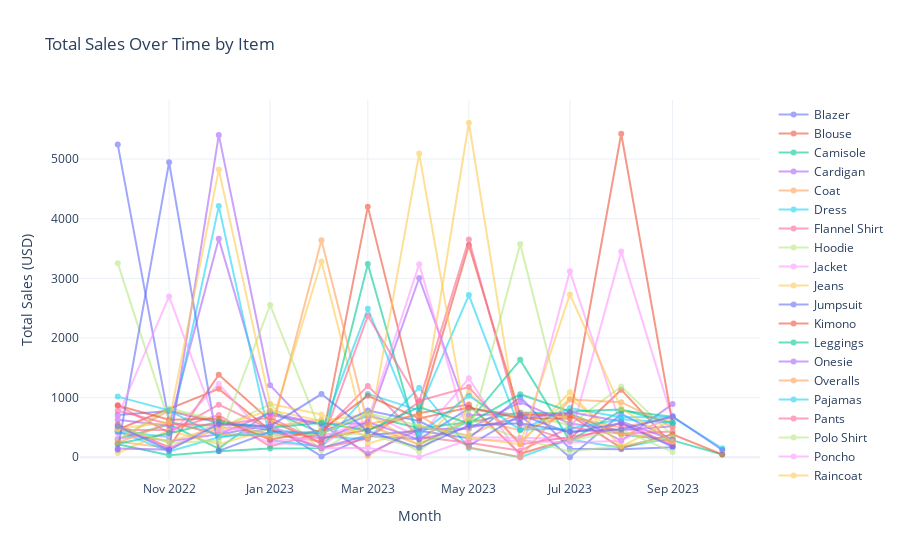

The cell this chart's notebook holds for it:
### Code cell
retail_df['month'] = pd.to_datetime(retail_df['date']).dt.to_period("M")
ts_sales = retail_df.groupby(['item', 'month']).agg(
    Total_Sales=('amount_usd', 'sum')
).reset_index()
ts_sales['month'] = ts_sales['month'].dt.to_timestamp()

# Plotly graph Time Series
fig = go.Figure()

for item in ts_sales['item'].unique():
    item_data = ts_sales[ts_sales['item'] == item]
    fig.add_trace(go.Scatter(
        x=item_data['month'],
        y=item_data['Total_Sales'],
        mode='lines+markers',
        name=item,
        hoverinfo='text',
        text=[f"Item: {item}<br>Sales: ${val}" for val in item_data['Total_Sales']],
        line=dict(width=2),
        opacity=0.6
    ))

fig.update_layout(
    title="Total Sales Over Time by Item",
    xaxis_title="Month",
    yaxis_title="Total Sales (USD)",
    hovermode='x unified',
    template='plotly_white',
    height=500
)

fig.show()

### Figure 1 — Plotly figure (JSON) as saved in the notebook; plotly's stock layout.template omitted (floating-point values rounded to 4 significant figures)
{"data": [{"hoverinfo": "text", "line": {"width": 2}, "mode": "lines+markers", "name": "Blazer", "opacity": 0.6, "text": ["Item: Blazer<br>Sales: $5246.0", "Item: Blazer<br>Sales: $599.0", "Item: Blazer<br>Sales: $378.0", "Item: Blazer<br>Sales: $549.0", "Item: Blazer<br>Sales: $14.0", "Item: Blazer<br>Sales: $358.0", "Item: Blazer<br>Sales: $304.0", "Item: Blazer<br>Sales: $817.0", "Item: Blazer<br>Sales: $701.0", "Item: Blazer<br>Sales: $0.0", "Item: Blazer<br>Sales: $727.0", "Item: Blazer<br>Sales: $292.0"], "type": "scatter", "x": ["2022-10-01T00:00:00", "2022-11-01T00:00:00", "2022-12-01T00:00:00", "2023-01-01T00:00:00", "2023-02-01T00:00:00", "2023-03-01T00:00:00", "2023-04-01T00:00:00", "2023-05-01T00:00:00", "2023-06-01T00:00:00", "2023-07-01T00:00:00", "2023-08-01T00:00:00", "2023-09-01T00:00:00"], "y": [5246, 599, 378, 549, 14, 358, 304, 817, 701, 0, 727, 292]}, {"hoverinfo": "text", "line": {"width": 2}, "mode": "lines+markers", "name": "Blouse", "opacity": 0.6, "text": ["Item: Blouse<br>Sales: $548.0", "Item: Blouse<br>Sales: $166.0", "Item: Blouse<br>Sales: $1384.0", "Item: Blouse<br>Sales: $614.0", "Item: Blouse<br>Sales: $229.0", "Item: Blouse<br>Sales: $4202.0", "Item: Blouse<br>Sales: $740.0", "Item: Blouse<br>Sales: $884.0", "Item: Blouse<br>Sales: $58.0", "Item: Blouse<br>Sales: $306.0", "Item: Blouse<br>Sales: $1133.0", "Item: Blouse<br>Sales: $208.0"], "type": "scatter", "x": ["2022-10-01T00:00:00", "2022-11-01T00:00:00", "2022-12-01T00:00:00", "2023-01-01T00:00:00", "2023-02-01T00:00:00", "2023-03-01T00:00:00", "2023-04-01T00:00:00", "2023-05-01T00:00:00", "2023-06-01T00:00:00", "2023-07-01T00:00:00", "2023-08-01T00:00:00", "2023-09-01T00:00:00"], "y": [548, 166, 1384, 614, 229, 4202, 740, 884, 58, 306, 1133, 208]}, {"hoverinfo": "text", "line": {"width": 2}, "mode": "lines+markers", "name": "Camisole", "opacity": 0.6, "text": ["Item: Camisole<br>Sales: $302.0", "Item: Camisole<br>Sales: $553.0", "Item: Camisole<br>Sales: $145.0", "Item: Camisole<br>Sales: $775.0", "Item: Camisole<br>Sales: $403.0", "Item: Camisole<br>Sales: $695.0", "Item: Camisole<br>Sales: $485.0", "Item: Camisole<br>Sales: $585.0", "Item: Camisole<br>Sales: $749.0", "Item: Camisole<br>Sales: $735.0", "Item: Camisole<br>Sales: $380.0", "Item: Camisole<br>Sales: $283.0", "Item: Camisole<br>Sales: $46.0"], "type": "scatter", "x": ["2022-10-01T00:00:00", "2022-11-01T00:00:00", "2022-12-01T00:00:00", "2023-01-01T00:00:00", "2023-02-01T00:00:00", "2023-03-01T00:00:00", "2023-04-01T00:00:00", "2023-05-01T00:00:00", "2023-06-01T00:00:00", "2023-07-01T00:00:00", "2023-08-01T00:00:00", "2023-09-01T00:00:00", "2023-10-01T00:00:00"], "y": [302, 553, 145, 775, 403, 695, 485, 585, 749, 735, 380, 283, 46]}, {"hoverinfo": "text", "line": {"width": 2}, "mode": "lines+markers", "name": "Cardigan", "opacity": 0.6, "text": ["Item: Cardigan<br>Sales: $413.0", "Item: Cardigan<br>Sales: $270.0", "Item: Cardigan<br>Sales: $387.0", "Item: Cardigan<br>Sales: $741.0", "Item: Cardigan<br>Sales: $562.0", "Item: Cardigan<br>Sales: $566.0", "Item: Cardigan<br>Sales: $3005.0", "Item: Cardigan<br>Sales: $704.0", "Item: Cardigan<br>Sales: $731.0", "Item: Cardigan<br>Sales: $722.0", "Item: Cardigan<br>Sales: $278.0", "Item: Cardigan<br>Sales: $891.0"], "type": "scatter", "x": ["2022-10-01T00:00:00", "2022-11-01T00:00:00", "2022-12-01T00:00:00", "2023-01-01T00:00:00", "2023-02-01T00:00:00", "2023-03-01T00:00:00", "2023-04-01T00:00:00", "2023-05-01T00:00:00", "2023-06-01T00:00:00", "2023-07-01T00:00:00", "2023-08-01T00:00:00", "2023-09-01T00:00:00"], "y": [413, 270, 387, 741, 562, 566, 3005, 704, 731, 722, 278, 891]}, {"hoverinfo": "text", "line": {"width": 2}, "mode": "lines+markers", "name": "Coat", "opacity": 0.6, "text": ["Item: Coat<br>Sales: $262.0", "Item: Coat<br>Sales: $154.0", "Item: Coat<br>Sales: $486.0", "Item: Coat<br>Sales: $515.0", "Item: Coat<br>Sales: $627.0", "Item: Coat<br>Sales: $24.0", "Item: Coat<br>Sales: $528.0", "Item: Coat<br>Sales: $364.0", "Item: Coat<br>Sales: $744.0", "Item: Coat<br>Sales: $678.0", "Item: Coat<br>Sales: $501.0", "Item: Coat<br>Sales: $671.0"], "type": "scatter", "x": ["2022-10-01T00:00:00", "2022-11-01T00:00:00", "2022-12-01T00:00:00", "2023-01-01T00:00:00", "2023-02-01T00:00:00", "2023-03-01T00:00:00", "2023-04-01T00:00:00", "2023-05-01T00:00:00", "2023-06-01T00:00:00", "2023-07-01T00:00:00", "2023-08-01T00:00:00", "2023-09-01T00:00:00"], "y": [262, 154, 486, 515, 627, 24, 528, 364, 744, 678, 501, 671]}, {"hoverinfo": "text", "line": {"width": 2}, "mode": "lines+markers", "name": "Dress", "opacity": 0.6, "text": ["Item: Dress<br>Sales: $438.0", "Item: Dress<br>Sales: $98.0", "Item: Dress<br>Sales: $335.0", "Item: Dress<br>Sales: $484.0", "Item: Dress<br>Sales: $346.0", "Item: Dress<br>Sales: $301.0", "Item: Dress<br>Sales: $1167.0", "Item: Dress<br>Sales: $156.0", "Item: Dress<br>Sales: $0.0", "Item: Dress<br>Sales: $298.0", "Item: Dress<br>Sales: $159.0", "Item: Dress<br>Sales: $325.0"], "type": "scatter", "x": ["2022-10-01T00:00:00", "2022-11-01T00:00:00", "2022-12-01T00:00:00", "2023-01-01T00:00:00", "2023-02-01T00:00:00", "2023-03-01T00:00:00", "2023-04-01T00:00:00", "2023-05-01T00:00:00", "2023-06-01T00:00:00", "2023-07-01T00:00:00", "2023-08-01T00:00:00", "2023-09-01T00:00:00"], "y": [438, 98, 335, 484, 346, 301, 1167, 156, 0, 298, 159, 325]}, {"hoverinfo": "text", "line": {"width": 2}, "mode": "lines+markers", "name": "Flannel Shirt", "opacity": 0.6, "text": ["Item: Flannel Shirt<br>Sales: $457.0", "Item: Flannel Shirt<br>Sales: $458.0", "Item: Flannel Shirt<br>Sales: $707.0", "Item: Flannel Shirt<br>Sales: $183.0", "Item: Flannel Shirt<br>Sales: $405.0", "Item: Flannel Shirt<br>Sales: $1196.0", "Item: Flannel Shirt<br>Sales: $343.0", "Item: Flannel Shirt<br>Sales: $244.0", "Item: Flannel Shirt<br>Sales: $109.0", "Item: Flannel Shirt<br>Sales: $497.0", "Item: Flannel Shirt<br>Sales: $394.0", "Item: Flannel Shirt<br>Sales: $433.0"], "type": "scatter", "x": ["2022-10-01T00:00:00", "2022-11-01T00:00:00", "2022-12-01T00:00:00", "2023-01-01T00:00:00", "2023-02-01T00:00:00", "2023-03-01T00:00:00", "2023-04-01T00:00:00", "2023-05-01T00:00:00", "2023-06-01T00:00:00", "2023-07-01T00:00:00", "2023-08-01T00:00:00", "2023-09-01T00:00:00"], "y": [457, 458, 707, 183, 405, 1196, 343, 244, 109, 497, 394, 433]}, {"hoverinfo": "text", "line": {"width": 2}, "mode": "lines+markers", "name": "Hoodie", "opacity": 0.6, "text": ["Item: Hoodie<br>Sales: $3255.0", "Item: Hoodie<br>Sales: $588.0", "Item: Hoodie<br>Sales: $482.0", "Item: Hoodie<br>Sales: $887.0", "Item: Hoodie<br>Sales: $119.0", "Item: Hoodie<br>Sales: $562.0", "Item: Hoodie<br>Sales: $94.0", "Item: Hoodie<br>Sales: $791.0", "Item: Hoodie<br>Sales: $708.0", "Item: Hoodie<br>Sales: $544.0", "Item: Hoodie<br>Sales: $1186.0", "Item: Hoodie<br>Sales: $363.0"], "type": "scatter", "x": ["2022-10-01T00:00:00", "2022-11-01T00:00:00", "2022-12-01T00:00:00", "2023-01-01T00:00:00", "2023-02-01T00:00:00", "2023-03-01T00:00:00", "2023-04-01T00:00:00", "2023-05-01T00:00:00", "2023-06-01T00:00:00", "2023-07-01T00:00:00", "2023-08-01T00:00:00", "2023-09-01T00:00:00"], "y": [3255, 588, 482, 887, 119, 562, 94, 791, 708, 544, 1186, 363]}, {"hoverinfo": "text", "line": {"width": 2}, "mode": "lines+markers", "name": "Jacket", "opacity": 0.6, "text": ["Item: Jacket<br>Sales: $499.0", "Item: Jacket<br>Sales: $152.0", "Item: Jacket<br>Sales: $583.0", "Item: Jacket<br>Sales: $243.0", "Item: Jacket<br>Sales: $185.0", "Item: Jacket<br>Sales: $747.0", "Item: Jacket<br>Sales: $336.0", "Item: Jacket<br>Sales: $1323.0", "Item: Jacket<br>Sales: $0.0", "Item: Jacket<br>Sales: $3117.0", "Item: Jacket<br>Sales: $528.0", "Item: Jacket<br>Sales: $186.0"], "type": "scatter", "x": ["2022-10-01T00:00:00", "2022-11-01T00:00:00", "2022-12-01T00:00:00", "2023-01-01T00:00:00", "2023-02-01T00:00:00", "2023-03-01T00:00:00", "2023-04-01T00:00:00", "2023-05-01T00:00:00", "2023-06-01T00:00:00", "2023-07-01T00:00:00", "2023-08-01T00:00:00", "2023-09-01T00:00:00"], "y": [499, 152, 583, 243, 185, 747, 336, 1323, 0, 3117, 528, 186]}, {"hoverinfo": "text", "line": {"width": 2}, "mode": "lines+markers", "name": "Jeans", "opacity": 0.6, "text": ["Item: Jeans<br>Sales: $72.0", "Item: Jeans<br>Sales: $449.0", "Item: Jeans<br>Sales: $218.0", "Item: Jeans<br>Sales: $476.0", "Item: Jeans<br>Sales: $3283.0", "Item: Jeans<br>Sales: $226.0", "Item: Jeans<br>Sales: $482.0", "Item: Jeans<br>Sales: $5609.0", "Item: Jeans<br>Sales: $265.0", "Item: Jeans<br>Sales: $981.0", "Item: Jeans<br>Sales: $363.0", "Item: Jeans<br>Sales: $644.0"], "type": "scatter", "x": ["2022-10-01T00:00:00", "2022-11-01T00:00:00", "2022-12-01T00:00:00", "2023-01-01T00:00:00", "2023-02-01T00:00:00", "2023-03-01T00:00:00", "2023-04-01T00:00:00", "2023-05-01T00:00:00", "2023-06-01T00:00:00", "2023-07-01T00:00:00", "2023-08-01T00:00:00", "2023-09-01T00:00:00"], "y": [72, 449, 218, 476, 3283, 226, 482, 5609, 265, 981, 363, 644]}, {"hoverinfo": "text", "line": {"width": 2}, "mode": "lines+markers", "name": "Jumpsuit", "opacity": 0.6, "text": ["Item: Jumpsuit<br>Sales: $709.0", "Item: Jumpsuit<br>Sales: $776.0", "Item: Jumpsuit<br>Sales: $578.0", "Item: Jumpsuit<br>Sales: $455.0", "Item: Jumpsuit<br>Sales: $154.0", "Item: Jumpsuit<br>Sales: $367.0", "Item: Jumpsuit<br>Sales: $443.0", "Item: Jumpsuit<br>Sales: $320.0", "Item: Jumpsuit<br>Sales: $1009.0", "Item: Jumpsuit<br>Sales: $144.0", "Item: Jumpsuit<br>Sales: $133.0", "Item: Jumpsuit<br>Sales: $166.0"], "type": "scatter", "x": ["2022-10-01T00:00:00", "2022-11-01T00:00:00", "2022-12-01T00:00:00", "2023-01-01T00:00:00", "2023-02-01T00:00:00", "2023-03-01T00:00:00", "2023-04-01T00:00:00", "2023-05-01T00:00:00", "2023-06-01T00:00:00", "2023-07-01T00:00:00", "2023-08-01T00:00:00", "2023-09-01T00:00:00"], "y": [709, 776, 578, 455, 154, 367, 443, 320, 1009, 144, 133, 166]}, {"hoverinfo": "text", "line": {"width": 2}, "mode": "lines+markers", "name": "Kimono", "opacity": 0.6, "text": ["Item: Kimono<br>Sales: $465.0", "Item: Kimono<br>Sales: $1147.0", "Item: Kimono<br>Sales: $453.0", "Item: Kimono<br>Sales: $316.0", "Item: Kimono<br>Sales: $460.0", "Item: Kimono<br>Sales: $736.0", "Item: Kimono<br>Sales: $3557.0", "Item: Kimono<br>Sales: $703.0", "Item: Kimono<br>Sales: $705.0", "Item: Kimono<br>Sales: $158.0", "Item: Kimono<br>Sales: $384.0", "Item: Kimono<br>Sales: $46.0"], "type": "scatter", "x": ["2022-10-01T00:00:00", "2022-12-01T00:00:00", "2023-01-01T00:00:00", "2023-02-01T00:00:00", "2023-03-01T00:00:00", "2023-04-01T00:00:00", "2023-05-01T00:00:00", "2023-06-01T00:00:00", "2023-07-01T00:00:00", "2023-08-01T00:00:00", "2023-09-01T00:00:00", "2023-10-01T00:00:00"], "y": [465, 1147, 453, 316, 460, 736, 3557, 703, 705, 158, 384, 46]}, {"hoverinfo": "text", "line": {"width": 2}, "mode": "lines+markers", "name": "Leggings", "opacity": 0.6, "text": ["Item: Leggings<br>Sales: $217.0", "Item: Leggings<br>Sales: $34.0", "Item: Leggings<br>Sales: $99.0", "Item: Leggings<br>Sales: $147.0", "Item: Leggings<br>Sales: $153.0", "Item: Leggings<br>Sales: $3240.0", "Item: Leggings<br>Sales: $221.0", "Item: Leggings<br>Sales: $603.0", "Item: Leggings<br>Sales: $1633.0", "Item: Leggings<br>Sales: $275.0", "Item: Leggings<br>Sales: $785.0", "Item: Leggings<br>Sales: $680.0"], "type": "scatter", "x": ["2022-10-01T00:00:00", "2022-11-01T00:00:00", "2022-12-01T00:00:00", "2023-01-01T00:00:00", "2023-02-01T00:00:00", "2023-03-01T00:00:00", "2023-04-01T00:00:00", "2023-05-01T00:00:00", "2023-06-01T00:00:00", "2023-07-01T00:00:00", "2023-08-01T00:00:00", "2023-09-01T00:00:00"], "y": [217, 34, 99, 147, 153, 3240, 221, 603, 1633, 275, 785, 680]}, {"hoverinfo": "text", "line": {"width": 2}, "mode": "lines+markers", "name": "Onesie", "opacity": 0.6, "text": ["Item: Onesie<br>Sales: $628.0", "Item: Onesie<br>Sales: $527.0", "Item: Onesie<br>Sales: $3662.0", "Item: Onesie<br>Sales: $710.0", "Item: Onesie<br>Sales: $550.0", "Item: Onesie<br>Sales: $61.0", "Item: Onesie<br>Sales: $468.0", "Item: Onesie<br>Sales: $481.0", "Item: Onesie<br>Sales: $924.0", "Item: Onesie<br>Sales: $566.0", "Item: Onesie<br>Sales: $453.0", "Item: Onesie<br>Sales: $519.0"], "type": "scatter", "x": ["2022-10-01T00:00:00", "2022-11-01T00:00:00", "2022-12-01T00:00:00", "2023-01-01T00:00:00", "2023-02-01T00:00:00", "2023-03-01T00:00:00", "2023-04-01T00:00:00", "2023-05-01T00:00:00", "2023-06-01T00:00:00", "2023-07-01T00:00:00", "2023-08-01T00:00:00", "2023-09-01T00:00:00"], "y": [628, 527, 3662, 710, 550, 61, 468, 481, 924, 566, 453, 519]}, {"hoverinfo": "text", "line": {"width": 2}, "mode": "lines+markers", "name": "Overalls", "opacity": 0.6, "text": ["Item: Overalls<br>Sales: $293.0", "Item: Overalls<br>Sales: $787.0", "Item: Overalls<br>Sales: $595.0", "Item: Overalls<br>Sales: $388.0", "Item: Overalls<br>Sales: $263.0", "Item: Overalls<br>Sales: $553.0", "Item: Overalls<br>Sales: $205.0", "Item: Overalls<br>Sales: $652.0", "Item: Overalls<br>Sales: $452.0", "Item: Overalls<br>Sales: $706.0", "Item: Overalls<br>Sales: $406.0", "Item: Overalls<br>Sales: $274.0"], "type": "scatter", "x": ["2022-10-01T00:00:00", "2022-11-01T00:00:00", "2022-12-01T00:00:00", "2023-01-01T00:00:00", "2023-02-01T00:00:00", "2023-03-01T00:00:00", "2023-04-01T00:00:00", "2023-05-01T00:00:00", "2023-06-01T00:00:00", "2023-07-01T00:00:00", "2023-08-01T00:00:00", "2023-09-01T00:00:00"], "y": [293, 787, 595, 388, 263, 553, 205, 652, 452, 706, 406, 274]}, {"hoverinfo": "text", "line": {"width": 2}, "mode": "lines+markers", "name": "Pajamas", "opacity": 0.6, "text": ["Item: Pajamas<br>Sales: $442.0", "Item: Pajamas<br>Sales: $336.0", "Item: Pajamas<br>Sales: $4211.0", "Item: Pajamas<br>Sales: $286.0", "Item: Pajamas<br>Sales: $179.0", "Item: Pajamas<br>Sales: $1062.0", "Item: Pajamas<br>Sales: $786.0", "Item: Pajamas<br>Sales: $2719.0", "Item: Pajamas<br>Sales: $460.0", "Item: Pajamas<br>Sales: $824.0", "Item: Pajamas<br>Sales: $669.0", "Item: Pajamas<br>Sales: $673.0", "Item: Pajamas<br>Sales: $151.0"], "type": "scatter", "x": ["2022-10-01T00:00:00", "2022-11-01T00:00:00", "2022-12-01T00:00:00", "2023-01-01T00:00:00", "2023-02-01T00:00:00", "2023-03-01T00:00:00", "2023-04-01T00:00:00", "2023-05-01T00:00:00", "2023-06-01T00:00:00", "2023-07-01T00:00:00", "2023-08-01T00:00:00", "2023-09-01T00:00:00", "2023-10-01T00:00:00"], "y": [442, 336, 4211, 286, 179, 1062, 786, 2719, 460, 824, 669, 673, 151]}, {"hoverinfo": "text", "line": {"width": 2}, "mode": "lines+markers", "name": "Pants", "opacity": 0.6, "text": ["Item: Pants<br>Sales: $870.0", "Item: Pants<br>Sales: $412.0", "Item: Pants<br>Sales: $882.0", "Item: Pants<br>Sales: $473.0", "Item: Pants<br>Sales: $153.0", "Item: Pants<br>Sales: $313.0", "Item: Pants<br>Sales: $930.0", "Item: Pants<br>Sales: $3650.0", "Item: Pants<br>Sales: $552.0", "Item: Pants<br>Sales: $275.0", "Item: Pants<br>Sales: $576.0", "Item: Pants<br>Sales: $209.0"], "type": "scatter", "x": ["2022-10-01T00:00:00", "2022-11-01T00:00:00", "2022-12-01T00:00:00", "2023-01-01T00:00:00", "2023-02-01T00:00:00", "2023-03-01T00:00:00", "2023-04-01T00:00:00", "2023-05-01T00:00:00", "2023-06-01T00:00:00", "2023-07-01T00:00:00", "2023-08-01T00:00:00", "2023-09-01T00:00:00"], "y": [870, 412, 882, 473, 153, 313, 930, 3650, 552, 275, 576, 209]}, {"hoverinfo": "text", "line": {"width": 2}, "mode": "lines+markers", "name": "Polo Shirt", "opacity": 0.6, "text": ["Item: Polo Shirt<br>Sales: $292.0", "Item: Polo Shirt<br>Sales: $819.0", "Item: Polo Shirt<br>Sales: $617.0", "Item: Polo Shirt<br>Sales: $335.0", "Item: Polo Shirt<br>Sales: $392.0", "Item: Polo Shirt<br>Sales: $386.0", "Item: Polo Shirt<br>Sales: $149.0", "Item: Polo Shirt<br>Sales: $630.0", "Item: Polo Shirt<br>Sales: $311.0", "Item: Polo Shirt<br>Sales: $98.0", "Item: Polo Shirt<br>Sales: $192.0", "Item: Polo Shirt<br>Sales: $335.0"], "type": "scatter", "x": ["2022-10-01T00:00:00", "2022-11-01T00:00:00", "2022-12-01T00:00:00", "2023-01-01T00:00:00", "2023-02-01T00:00:00", "2023-03-01T00:00:00", "2023-04-01T00:00:00", "2023-05-01T00:00:00", "2023-06-01T00:00:00", "2023-07-01T00:00:00", "2023-08-01T00:00:00", "2023-09-01T00:00:00"], "y": [292, 819, 617, 335, 392, 386, 149, 630, 311, 98, 192, 335]}, {"hoverinfo": "text", "line": {"width": 2}, "mode": "lines+markers", "name": "Poncho", "opacity": 0.6, "text": ["Item: Poncho<br>Sales: $317.0", "Item: Poncho<br>Sales: $368.0", "Item: Poncho<br>Sales: $1228.0", "Item: Poncho<br>Sales: $270.0", "Item: Poncho<br>Sales: $339.0", "Item: Poncho<br>Sales: $617.0", "Item: Poncho<br>Sales: $3238.0", "Item: Poncho<br>Sales: $336.0", "Item: Poncho<br>Sales: $326.0", "Item: Poncho<br>Sales: $304.0", "Item: Poncho<br>Sales: $3448.0", "Item: Poncho<br>Sales: $631.0"], "type": "scatter", "x": ["2022-10-01T00:00:00", "2022-11-01T00:00:00", "2022-12-01T00:00:00", "2023-01-01T00:00:00", "2023-02-01T00:00:00", "2023-03-01T00:00:00", "2023-04-01T00:00:00", "2023-05-01T00:00:00", "2023-06-01T00:00:00", "2023-07-01T00:00:00", "2023-08-01T00:00:00", "2023-09-01T00:00:00"], "y": [317, 368, 1228, 270, 339, 617, 3238, 336, 326, 304, 3448, 631]}, {"hoverinfo": "text", "line": {"width": 2}, "mode": "lines+markers", "name": "Raincoat", "opacity": 0.6, "text": ["Item: Raincoat<br>Sales: $470.0", "Item: Raincoat<br>Sales: $267.0", "Item: Raincoat<br>Sales: $507.0", "Item: Raincoat<br>Sales: $790.0", "Item: Raincoat<br>Sales: $607.0", "Item: Raincoat<br>Sales: $725.0", "Item: Raincoat<br>Sales: $199.0", "Item: Raincoat<br>Sales: $1085.0", "Item: Raincoat<br>Sales: $228.0", "Item: Raincoat<br>Sales: $1090.0", "Item: Raincoat<br>Sales: $176.0", "Item: Raincoat<br>Sales: $633.0"], "type": "scatter", "x": ["2022-10-01T00:00:00", "2022-11-01T00:00:00", "2022-12-01T00:00:00", "2023-01-01T00:00:00", "2023-02-01T00:00:00", "2023-03-01T00:00:00", "2023-04-01T00:00:00", "2023-05-01T00:00:00", "2023-06-01T00:00:00", "2023-07-01T00:00:00", "2023-08-01T00:00:00", "2023-09-01T00:00:00"], "y": [470, 267, 507, 790, 607, 725, 199, 1085, 228, 1090, 176, 633]}, {"hoverinfo": "text", "line": {"width": 2}, "mode": "lines+markers", "name": "Romper", "opacity": 0.6, "text": ["Item: Romper<br>Sales: $127.0", "Item: Romper<br>Sales: $4946.0", "Item: Romper<br>Sales: $105.0", "Item: Romper<br>Sales: $426.0", "Item: Romper<br>Sales: $403.0", "Item: Romper<br>Sales: $785.0", "Item: Romper<br>Sales: $608.0", "Item: Romper<br>Sales: $190.0", "Item: Romper<br>Sales: $712.0", "Item: Romper<br>Sales: $409.0", "Item: Romper<br>Sales: $572.0", "Item: Romper<br>Sales: $178.0"], "type": "scatter", "x": ["2022-10-01T00:00:00", "2022-11-01T00:00:00", "2022-12-01T00:00:00", "2023-01-01T00:00:00", "2023-02-01T00:00:00", "2023-03-01T00:00:00", "2023-04-01T00:00:00", "2023-05-01T00:00:00", "2023-06-01T00:00:00", "2023-07-01T00:00:00", "2023-08-01T00:00:00", "2023-09-01T00:00:00"], "y": [127, 4946, 105, 426, 403, 785, 608, 190, 712, 409, 572, 178]}, {"hoverinfo": "text", "line": {"width": 2}, "mode": "lines+markers", "name": "Shorts", "opacity": 0.6, "text": ["Item: Shorts<br>Sales: $867.0", "Item: Shorts<br>Sales: $630.0", "Item: Shorts<br>Sales: $644.0", "Item: Shorts<br>Sales: $294.0", "Item: Shorts<br>Sales: $452.0", "Item: Shorts<br>Sales: $1031.0", "Item: Shorts<br>Sales: $649.0", "Item: Shorts<br>Sales: $835.0", "Item: Shorts<br>Sales: $655.0", "Item: Shorts<br>Sales: $651.0", "Item: Shorts<br>Sales: $5424.0", "Item: Shorts<br>Sales: $570.0"], "type": "scatter", "x": ["2022-10-01T00:00:00", "2022-11-01T00:00:00", "2022-12-01T00:00:00", "2023-01-01T00:00:00", "2023-02-01T00:00:00", "2023-03-01T00:00:00", "2023-04-01T00:00:00", "2023-05-01T00:00:00", "2023-06-01T00:00:00", "2023-07-01T00:00:00", "2023-08-01T00:00:00", "2023-09-01T00:00:00"], "y": [867, 630, 644, 294, 452, 1031, 649, 835, 655, 651, 5424, 570]}, {"hoverinfo": "text", "line": {"width": 2}, "mode": "lines+markers", "name": "Skirt", "opacity": 0.6, "text": ["Item: Skirt<br>Sales: $228.0", "Item: Skirt<br>Sales: $402.0", "Item: Skirt<br>Sales: $596.0", "Item: Skirt<br>Sales: $495.0", "Item: Skirt<br>Sales: $578.0", "Item: Skirt<br>Sales: $449.0", "Item: Skirt<br>Sales: $843.0", "Item: Skirt<br>Sales: $568.0", "Item: Skirt<br>Sales: $1057.0", "Item: Skirt<br>Sales: $768.0", "Item: Skirt<br>Sales: $802.0", "Item: Skirt<br>Sales: $571.0"], "type": "scatter", "x": ["2022-10-01T00:00:00", "2022-11-01T00:00:00", "2022-12-01T00:00:00", "2023-01-01T00:00:00", "2023-02-01T00:00:00", "2023-03-01T00:00:00", "2023-04-01T00:00:00", "2023-05-01T00:00:00", "2023-06-01T00:00:00", "2023-07-01T00:00:00", "2023-08-01T00:00:00", "2023-09-01T00:00:00"], "y": [228, 402, 596, 495, 578, 449, 843, 568, 1057, 768, 802, 571]}, {"hoverinfo": "text", "line": {"width": 2}, "mode": "lines+markers", "name": "Sweater", "opacity": 0.6, "text": ["Item: Sweater<br>Sales: $147.0", "Item: Sweater<br>Sales: $128.0", "Item: Sweater<br>Sales: $5405.0", "Item: Sweater<br>Sales: $1207.0", "Item: Sweater<br>Sales: $300.0", "Item: Sweater<br>Sales: $592.0", "Item: Sweater<br>Sales: $300.0", "Item: Sweater<br>Sales: $497.0", "Item: Sweater<br>Sales: $642.0", "Item: Sweater<br>Sales: $759.0", "Item: Sweater<br>Sales: $600.0", "Item: Sweater<br>Sales: $293.0"], "type": "scatter", "x": ["2022-10-01T00:00:00", "2022-11-01T00:00:00", "2022-12-01T00:00:00", "2023-01-01T00:00:00", "2023-02-01T00:00:00", "2023-03-01T00:00:00", "2023-04-01T00:00:00", "2023-05-01T00:00:00", "2023-06-01T00:00:00", "2023-07-01T00:00:00", "2023-08-01T00:00:00", "2023-09-01T00:00:00"], "y": [147, 128, 5405, 1207, 300, 592, 300, 497, 642, 759, 600, 293]}, {"hoverinfo": "text", "line": {"width": 2}, "mode": "lines+markers", "name": "Swimsuit", "opacity": 0.6, "text": ["Item: Swimsuit<br>Sales: $244.0", "Item: Swimsuit<br>Sales: $572.0", "Item: Swimsuit<br>Sales: $392.0", "Item: Swimsuit<br>Sales: $350.0", "Item: Swimsuit<br>Sales: $3640.0", "Item: Swimsuit<br>Sales: $556.0", "Item: Swimsuit<br>Sales: $711.0", "Item: Swimsuit<br>Sales: $167.0", "Item: Swimsuit<br>Sales: $0.0", "Item: Swimsuit<br>Sales: $967.0", "Item: Swimsuit<br>Sales: $923.0", "Item: Swimsuit<br>Sales: $504.0"], "type": "scatter", "x": ["2022-10-01T00:00:00", "2022-11-01T00:00:00", "2022-12-01T00:00:00", "2023-01-01T00:00:00", "2023-02-01T00:00:00", "2023-03-01T00:00:00", "2023-04-01T00:00:00", "2023-05-01T00:00:00", "2023-06-01T00:00:00", "2023-07-01T00:00:00", "2023-08-01T00:00:00", "2023-09-01T00:00:00"], "y": [244, 572, 392, 350, 3640, 556, 711, 167, 0, 967, 923, 504]}, {"hoverinfo": "text", "line": {"width": 2}, "mode": "lines+markers", "name": "T-shirt", "opacity": 0.6, "text": ["Item: T-shirt<br>Sales: $1017.0", "Item: T-shirt<br>Sales: $787.0", "Item: T-shirt<br>Sales: $345.0", "Item: T-shirt<br>Sales: $402.0", "Item: T-shirt<br>Sales: $425.0", "Item: T-shirt<br>Sales: $2488.0", "Item: T-shirt<br>Sales: $385.0", "Item: T-shirt<br>Sales: $1033.0", "Item: T-shirt<br>Sales: $463.0", "Item: T-shirt<br>Sales: $483.0", "Item: T-shirt<br>Sales: $636.0", "Item: T-shirt<br>Sales: $579.0"], "type": "scatter", "x": ["2022-10-01T00:00:00", "2022-11-01T00:00:00", "2022-12-01T00:00:00", "2023-01-01T00:00:00", "2023-02-01T00:00:00", "2023-03-01T00:00:00", "2023-04-01T00:00:00", "2023-05-01T00:00:00", "2023-06-01T00:00:00", "2023-07-01T00:00:00", "2023-08-01T00:00:00", "2023-09-01T00:00:00"], "y": [1017, 787, 345, 402, 425, 2488, 385, 1033, 463, 483, 636, 579]}, {"hoverinfo": "text", "line": {"width": 2}, "mode": "lines+markers", "name": "Tank Top", "opacity": 0.6, "text": ["Item: Tank Top<br>Sales: $781.0", "Item: Tank Top<br>Sales: $556.0", "Item: Tank Top<br>Sales: $537.0", "Item: Tank Top<br>Sales: $667.0", "Item: Tank Top<br>Sales: $235.0", "Item: Tank Top<br>Sales: $2370.0", "Item: Tank Top<br>Sales: $947.0", "Item: Tank Top<br>Sales: $1177.0", "Item: Tank Top<br>Sales: $216.0", "Item: Tank Top<br>Sales: $341.0", "Item: Tank Top<br>Sales: $469.0"], "type": "scatter", "x": ["2022-10-01T00:00:00", "2022-11-01T00:00:00", "2022-12-01T00:00:00", "2023-01-01T00:00:00", "2023-02-01T00:00:00", "2023-03-01T00:00:00", "2023-04-01T00:00:00", "2023-05-01T00:00:00", "2023-06-01T00:00:00", "2023-07-01T00:00:00", "2023-08-01T00:00:00"], "y": [781, 556, 537, 667, 235, 2370, 947, 1177, 216, 341, 469]}, {"hoverinfo": "text", "line": {"width": 2}, "mode": "lines+markers", "name": "Trench Coat", "opacity": 0.6, "text": ["Item: Trench Coat<br>Sales: $509.0", "Item: Trench Coat<br>Sales: $242.0", "Item: Trench Coat<br>Sales: $277.0", "Item: Trench Coat<br>Sales: $2553.0", "Item: Trench Coat<br>Sales: $397.0", "Item: Trench Coat<br>Sales: $742.0", "Item: Trench Coat<br>Sales: $529.0", "Item: Trench Coat<br>Sales: $343.0", "Item: Trench Coat<br>Sales: $3577.0", "Item: Trench Coat<br>Sales: $272.0", "Item: Trench Coat<br>Sales: $461.0", "Item: Trench Coat<br>Sales: $90.0"], "type": "scatter", "x": ["2022-10-01T00:00:00", "2022-11-01T00:00:00", "2022-12-01T00:00:00", "2023-01-01T00:00:00", "2023-02-01T00:00:00", "2023-03-01T00:00:00", "2023-04-01T00:00:00", "2023-05-01T00:00:00", "2023-06-01T00:00:00", "2023-07-01T00:00:00", "2023-08-01T00:00:00", "2023-09-01T00:00:00"], "y": [509, 242, 277, 2553, 397, 742, 529, 343, 3577, 272, 461, 90]}, {"hoverinfo": "text", "line": {"width": 2}, "mode": "lines+markers", "name": "Trousers", "opacity": 0.6, "text": ["Item: Trousers<br>Sales: $681.0", "Item: Trousers<br>Sales: $2696.0", "Item: Trousers<br>Sales: $440.0", "Item: Trousers<br>Sales: $534.0", "Item: Trousers<br>Sales: $152.0", "Item: Trousers<br>Sales: $161.0", "Item: Trousers<br>Sales: $0.0", "Item: Trousers<br>Sales: $297.0", "Item: Trousers<br>Sales: $271.0", "Item: Trousers<br>Sales: $247.0", "Item: Trousers<br>Sales: $277.0", "Item: Trousers<br>Sales: $702.0"], "type": "scatter", "x": ["2022-10-01T00:00:00", "2022-11-01T00:00:00", "2022-12-01T00:00:00", "2023-01-01T00:00:00", "2023-02-01T00:00:00", "2023-03-01T00:00:00", "2023-04-01T00:00:00", "2023-05-01T00:00:00", "2023-06-01T00:00:00", "2023-07-01T00:00:00", "2023-08-01T00:00:00", "2023-09-01T00:00:00"], "y": [681, 2696, 440, 534, 152, 161, 0, 297, 271, 247, 277, 702]}, {"hoverinfo": "text", "line": {"width": 2}, "mode": "lines+markers", "name": "Tunic", "opacity": 0.6, "text": ["Item: Tunic<br>Sales: $475.0", "Item: Tunic<br>Sales: $590.0", "Item: Tunic<br>Sales: $4826.0", "Item: Tunic<br>Sales: $893.0", "Item: Tunic<br>Sales: $718.0", "Item: Tunic<br>Sales: $325.0", "Item: Tunic<br>Sales: $5092.0", "Item: Tunic<br>Sales: $325.0", "Item: Tunic<br>Sales: $221.0", "Item: Tunic<br>Sales: $2731.0", "Item: Tunic<br>Sales: $819.0", "Item: Tunic<br>Sales: $260.0"], "type": "scatter", "x": ["2022-10-01T00:00:00", "2022-11-01T00:00:00", "2022-12-01T00:00:00", "2023-01-01T00:00:00", "2023-02-01T00:00:00", "2023-03-01T00:00:00", "2023-04-01T00:00:00", "2023-05-01T00:00:00", "2023-06-01T00:00:00", "2023-07-01T00:00:00", "2023-08-01T00:00:00", "2023-09-01T00:00:00"], "y": [475, 590, 4826, 893, 718, 325, 5092, 325, 221, 2731, 819, 260]}, {"hoverinfo": "text", "line": {"width": 2}, "mode": "lines+markers", "name": "Vest", "opacity": 0.6, "text": ["Item: Vest<br>Sales: $520.0", "Item: Vest<br>Sales: $121.0", "Item: Vest<br>Sales: $559.0", "Item: Vest<br>Sales: $521.0", "Item: Vest<br>Sales: $1060.0", "Item: Vest<br>Sales: $440.0", "Item: Vest<br>Sales: $162.0", "Item: Vest<br>Sales: $533.0", "Item: Vest<br>Sales: $569.0", "Item: Vest<br>Sales: $433.0", "Item: Vest<br>Sales: $466.0", "Item: Vest<br>Sales: $684.0", "Item: Vest<br>Sales: $122.0"], "type": "scatter", "x": ["2022-10-01T00:00:00", "2022-11-01T00:00:00", "2022-12-01T00:00:00", "2023-01-01T00:00:00", "2023-02-01T00:00:00", "2023-03-01T00:00:00", "2023-04-01T00:00:00", "2023-05-01T00:00:00", "2023-06-01T00:00:00", "2023-07-01T00:00:00", "2023-08-01T00:00:00", "2023-09-01T00:00:00", "2023-10-01T00:00:00"], "y": [520, 121, 559, 521, 1060, 440, 162, 533, 569, 433, 466, 684, 122]}], "layout": {"autosize": true, "hovermode": "x unified", "title": {"text": "Total Sales Over Time by Item"}, "xaxis": {"autorange": true, "range": ["2022-09-08 18:06:08.9441", "2023-10-23 05:53:51.0559"], "title": {"text": "Month"}, "type": "date"}, "yaxis": {"autorange": true, "range": [-394.9, 6004.0], "title": {"text": "Total Sales (USD)"}, "type": "linear"}}}
